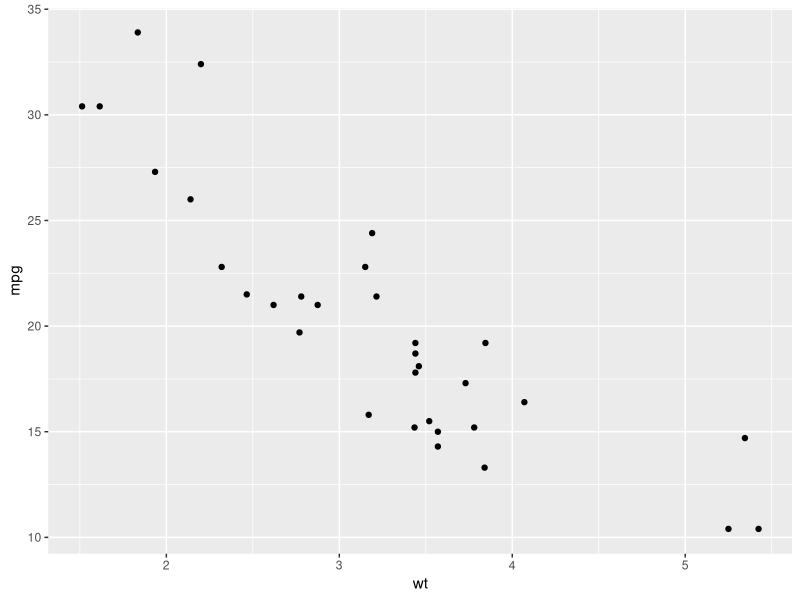
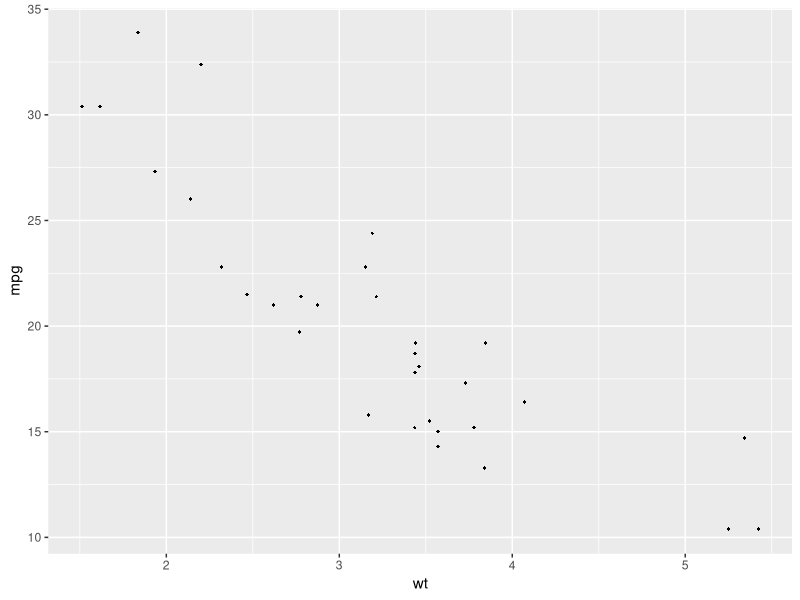
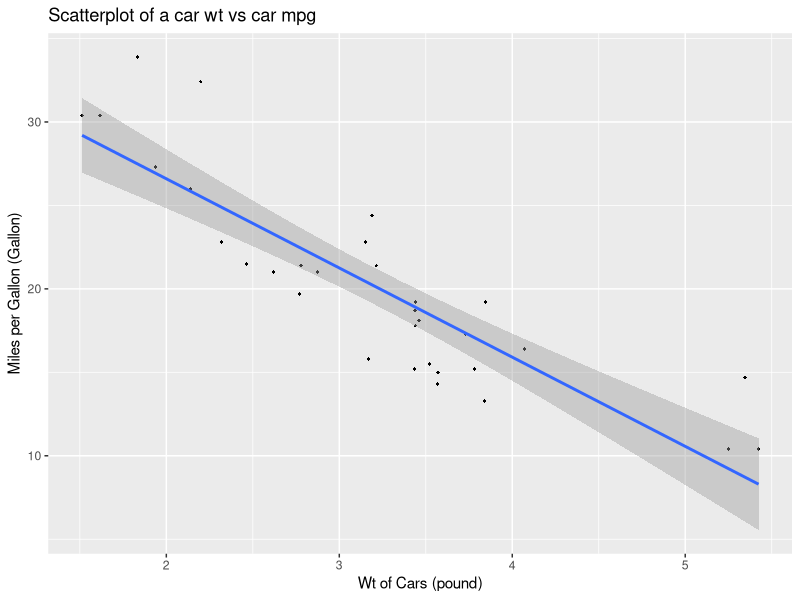

Generate these figures, in order, with R:
# install.packages("ggplot2")
library(ggplot2)

dataset = mtcars

# Generating a basic scatter plot
ggplot(dataset, aes(x = wt, y = mpg)) +
  geom_point()

# Changing the point size and shape
ggplot(dataset, aes(x = wt, y = mpg)) +
  geom_point(size = 1, shape = 18)

# Adding the regression line
ggplot(dataset, aes(x = wt, y = mpg)) +
  geom_point(size = 1, shape = 18) +
  geom_smooth(method ="lm" ) +
  labs(title = "Scatterplot of a car wt vs car mpg", 
       x = "Wt of Cars (pound)",
       y = "Miles per Gallon (Gallon)")
